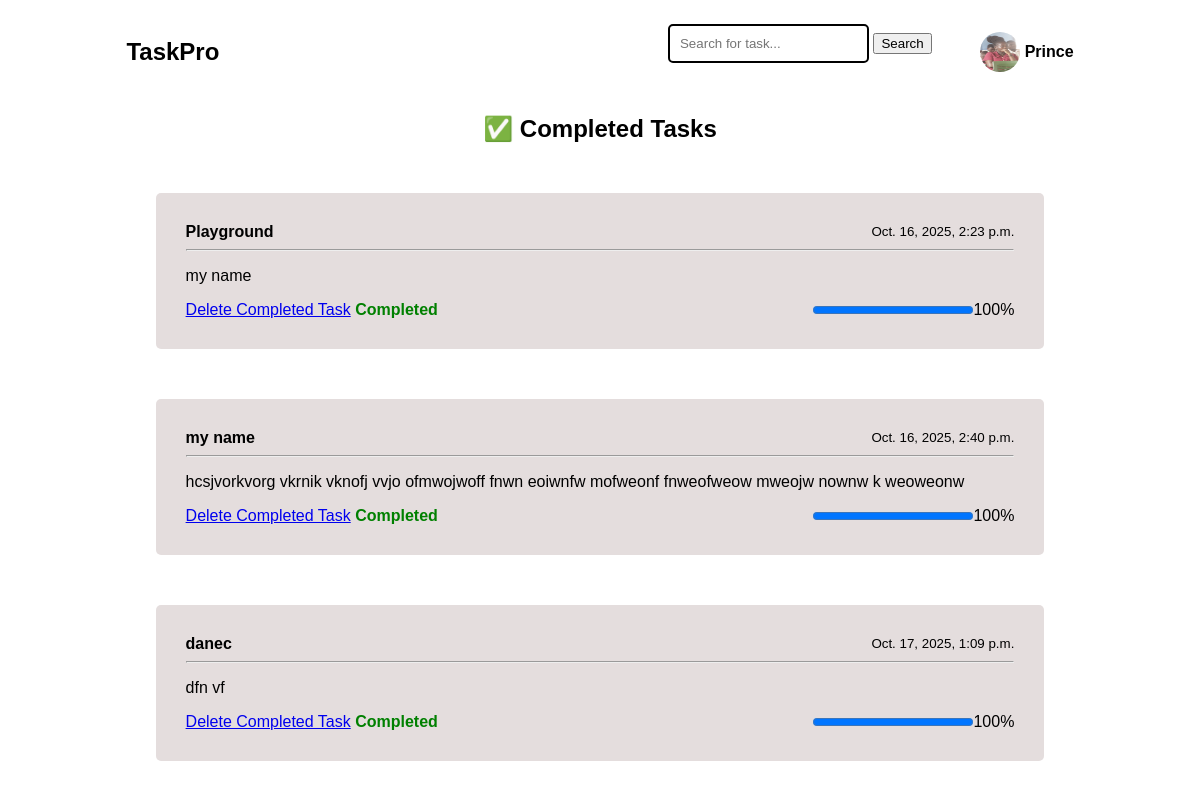
The app's page /completed/ (signed in), older data.
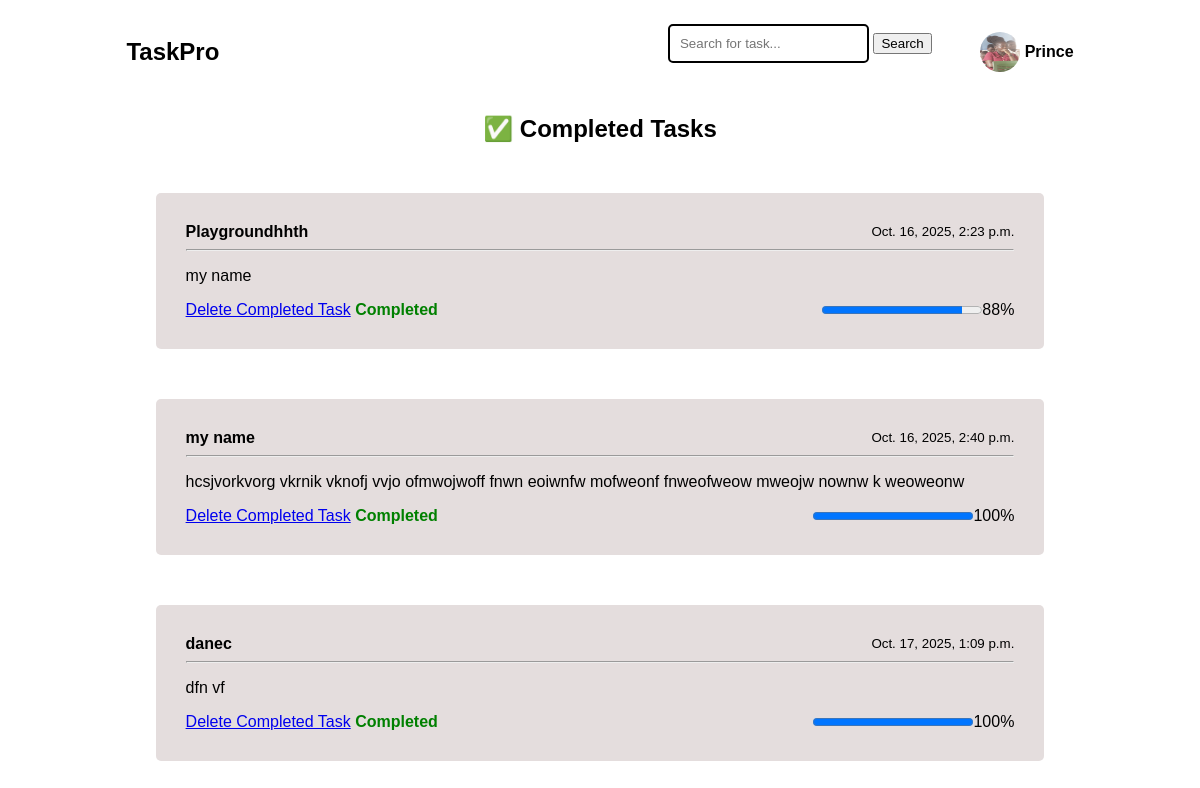
The same page, newer data.
### task_app/models.py (models this page shows, shortened)
class Profile(models.Model):
    user = models.OneToOneField(User, on_delete = models.CASCADE)
    profile_image = models.ImageField(upload_to = 'profile_pics/', default = 'user.jpg')

class Task(models.Model):
    PRIORITY_CHOICES = [
        ("Low", "Low"),
        ("Medium", "Medium"),
        ("High", "High"),
    ]
    user = models.ForeignKey(User, on_delete=models.CASCADE, null=True, blank=True)
    title = models.CharField(max_length=200)
    tasks = models.TextField(max_length=300)
    date_created = models.DateTimeField(auto_now_add=True)
    completed = models.BooleanField(default=False)
    date_completed = models.DateTimeField(auto_now_add = True, null = True)
    progress = models.IntegerField(default = 0)
    priority = models.CharField(
        max_length=20,
        choices = [
            ("Low", "Low"),
            ("Medium", "Medium"),
            ("High", "High"),
        ],
        default="Medium"
    )

### task_app/views.py (the view)
# urls.py: path('completed/', views.completed_task, name="completed_task"),
def completed_task(request):
    completed = Task.objects.filter(user = request.user, completed=True)
    return render(request, 'completed_task.html', {'tasks': completed})

### templates/completed_task.html (shortened to what this page needs)
{% include 'navbar.html' %}
{% block content %}
<div class="task_page">
    <h2>✅ Completed Tasks</h2>
{% for task in tasks %}
    <div class="container">
        <div class="task">
            <div class="title">
                <strong>{{ task.title }}</strong><br>
                <small>{{ task.date_completed }}</small>
            </div>
            <hr>
            <div class="tasks">
                <p>{{ task.tasks }}</p>
            </div>
            <div class="completed">
                <div>
                    <a id="deletebtn" href="{% url 'delete_task' task.id %}">Delete Completed Task</a>
                {% if not task.completed %}
                    <a href="{% url 'complete_task' task.id %}">Mark as Completed</a>
                {% else %}
                    <span style="color: green; font-weight: bold;">Completed</span>
                {% endif %}
                </div>
                <div>
                <progress max="100" value="{{ task.progress }}"> </progress>{{ task.progress }}%
                </div>
            </div>
        </div>
    </div>
     {% empty %}
        <p>No completed tasks yet!</p>
   {% endfor %}
</div>
{% endblock %}

### templates/navbar.html (shortened to what this page needs)
{% load static %}
{% block content %}
<div class="navbar">
    <nav>
        <div class="logo">
            <h2>TaskPro</h2>
        </div>
        <ul>
            <li>
                <form method="POST">
                <input id="search" type="text" placeholder="Search for task..." name="q" value="{{ request.GET.q }}">
                <input type="submit" value="Search">
                </form>
            </li>
            <li>
                <div class="profile">
                    {% if user.is_authenticated %}
                        {% if user.profile.profile_image.url %}
                        <img src="{{ user.profile.profile_image.url }}" alt="Profile" width="40" height="40" style="border-radius: 50%;">
                        {% else %}
                        <img src="{% static 'image/user.jpg' %}" alt="">
                        {% endif %}
                        <a id="profile" href="{% url 'profile' %}" style="color: black; background-color: transparent;"> {{ user.first_name }}</a>
                    {% else %}
                        <a id="log" href="{% url 'login' %}">Login</a>
                        <a id="sign" href="{% url 'signup' %}">SignUp</a>
                    {% endif %}
                </div>
            </li>
        </ul>
    </nav>
</div>
{% endblock %}

### templates/navbar.html (style rules this page uses)
* { font-family: Verdana, Geneva, Tahoma, sans-serif; }
#search { background-color: transparent; border: white solid 2px; padding: 10px; border-radius: 5px; border-color: black ; }
.profile { display: flex; align-items: center; }
nav { display: flex; justify-content: space-between; width: 80%; margin: 0px auto; align-items: center; }
nav ul { display: flex; gap: 3em; align-items: center; }
nav ul li { list-style-type: none; }
#log, #profile { color: black; font-weight: bold; text-decoration: none; transition: all 0.3s; margin-left: 5px; }

### templates/completed_task.html (style rules this page uses)
.container .task { background-color: rgb(228, 221, 221); padding: 30px; margin: 50px auto; border-radius: 5px; width: 70%; }
.container .task .completed { display: flex; justify-content: space-between; }
.container .task .title { display: flex; justify-content: space-between; align-items: center; }
.task_page h2 { text-align: center; }

Row changes from the older to the newer data that the page shows:
changed Task: title "Playground" → "Playgroundhhth"; progress "100" → "88"
